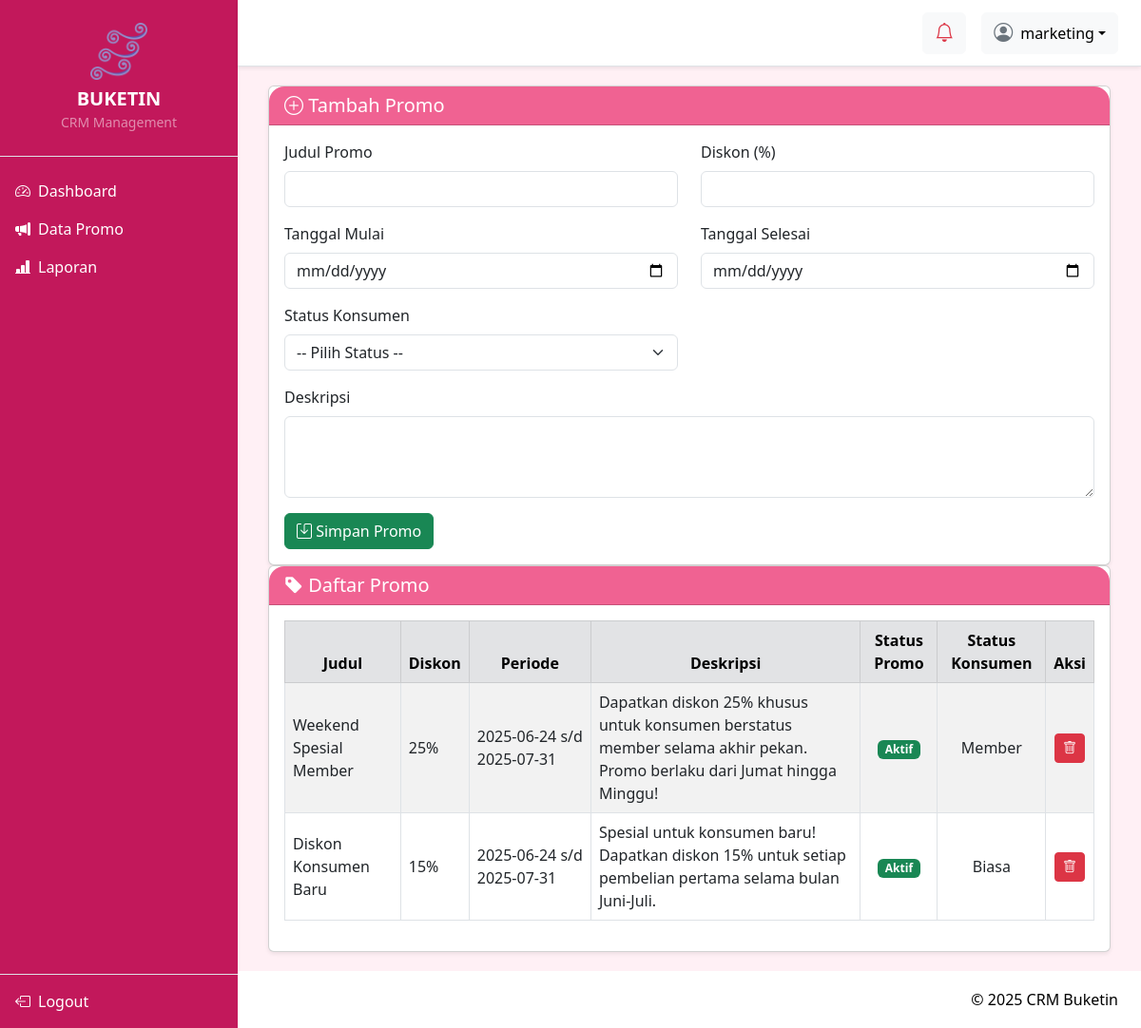
The page /view/promo.php (signed in) on the database its author committed.
### tables this page shows
CREATE TABLE `diskon` (
  `id` int(11) NOT NULL,
  `judul` varchar(100) NOT NULL,
  `diskon` int(11) NOT NULL,
  `tanggal_mulai` date NOT NULL,
  `tanggal_selesai` date NOT NULL,
  `deskripsi` text DEFAULT NULL,
  `status` enum('member','biasa') DEFAULT 'biasa'
);

### view/promo.php (the view, shortened to what this page needs)
<?php
include '../connect/database.php';
$result = $conn->query("SELECT * FROM diskon ORDER BY tanggal_mulai DESC");
?>
<!DOCTYPE html>
<html lang="id">
<head>
    <link href="https://cdn.jsdelivr.net/npm/bootstrap@5.3.0/dist/css/bootstrap.min.css" rel="stylesheet">
    <link href="https://cdn.jsdelivr.net/npm/bootstrap-icons@1.10.5/font/bootstrap-icons.css" rel="stylesheet">
</head>
<body>
<?php include '../layout/navbar.php'; ?>
<div class="main-content">
    <?php include '../layout/header.php'; ?>
    <div class="content-wrapper">
        <div class="container">
            <div class="card shadow-sm">
                <div class="card-header bg-primary text-white d-flex justify-content-between align-items-center">
                    <h5 class="mb-0"><i class="bi bi-plus-circle"></i> Tambah Promo</h5>
                </div>
                <div class="card-body">
                    <form action="../controller/add_promo.php" method="POST">
                        <div class="row">
                            <div class="col-md-6 mb-3">
                                <label class="form-label">Judul Promo</label>
                                <input type="text" name="judul" class="form-control" required>
                            </div>
                            <div class="col-md-6 mb-3">
                                <label class="form-label">Diskon (%)</label>
                                <input type="number" name="diskon" class="form-control" min="1" max="100" required>
                            </div>
                            <div class="col-md-6 mb-3">
                                <label class="form-label">Tanggal Mulai</label>
                                <input type="date" name="tanggal_mulai" class="form-control" required>
                            </div>
                            <div class="col-md-6 mb-3">
                                <label class="form-label">Tanggal Selesai</label>
                                <input type="date" name="tanggal_selesai" class="form-control" required>
                            </div>
                            <div class="col-md-6 mb-3">
                                <label class="form-label">Status Konsumen</label>
                                <select name="status" class="form-select" required>
                                    <option value="">-- Pilih Status --</option>
                                </select>
                            </div>
                            <div class="col-md-12 mb-3">
                                <label class="form-label">Deskripsi</label>
                                <textarea name="deskripsi" class="form-control" rows="3" required></textarea>
                            </div>
                        </div>
                        <button type="submit" class="btn btn-success"><i class="bi bi-save"></i> Simpan Promo</button>
                    </form>
                </div>
            </div>
            <div class="card shadow-sm">
                <div class="card-header bg-dark text-white d-flex justify-content-between align-items-center">
                    <h5 class="mb-0"><i class="bi bi-tag-fill"></i> Daftar Promo</h5>
                </div>
                <div class="card-body">
                    <div class="table-responsive">
                        <table class="table table-bordered table-striped align-middle">
                            <thead class="table-secondary text-center">
                                <tr>
                                    <th>Judul</th>
                                    <th>Diskon</th>
                                    <th>Periode</th>
                                    <th>Deskripsi</th>
                                    <th>Status Promo</th>
                                    <th>Status Konsumen</th>
                                    <th>Aksi</th>
                                </tr>
                            </thead>
                            <tbody>
                                <?php while($row = $result->fetch_assoc()): ?>
                                    <tr>
                                        <td><?= htmlspecialchars($row['judul']) ?></td>
                                        <td><?= $row['diskon'] ?>%</td>
                                        <td class="text-nowrap"><?= $row['tanggal_mulai'] ?> s/d <br><?= $row['tanggal_selesai'] ?></td>
                                        <td><?= htmlspecialchars($row['deskripsi']) ?></td>
                                        <td class="text-center">
                                            <?php
                                                $today = date("Y-m-d");
                                                echo ($today >= $row['tanggal_mulai'] && $today <= $row['tanggal_selesai'])
                                                    ? '<span class="badge bg-success">Aktif</span>'
                                                    : '<span class="badge bg-secondary">Nonaktif</span>';
                                            ?>
                                        </td>
                                        <td class="text-capitalize text-center"><?= htmlspecialchars($row['status']) ?></td>
                                        <td class="text-center">
                                            <a href="../controller/delete_promo.php?id=<?= $row['id'] ?>"
                                               class="btn btn-sm btn-danger"
                                               onclick="return confirm('Hapus promo ini?')">
                                               <i class="bi bi-trash"></i>
                                            </a>
                                        </td>
                                    </tr>
                                <?php endwhile; ?>
                            </tbody>
                        </table>
                    </div>
                </div>
            </div>
        </div>
    </div>
    <?php include '../layout/footer.php'; ?>
</div>
</body>
</html>

### view/promo.php (style rules this page uses)
html, body { margin: 0; height: 100%; overflow: hidden; background-color: #fff0f5; color: #4a4a4a; font-family: 'Segoe UI', sans-serif; }
.main-content { margin-left: 250px; padding-top: 70px; padding-bottom: 60px; height: 100vh; overflow: hidden; display: flex; flex-direction: column; }
.content-wrapper { flex: 1; overflow-y: auto; padding: 20px; }
.card-header { background-color: #f06292 !important; color: white !important; font-weight: 600; border-top-left-radius: 1rem !important; border-top-right-radius: 1rem !important; }

### rows shown on the page
diskon: judul "Weekend Spesial Member", diskon "25", tanggal_mulai "2025-06-24", tanggal_selesai "2025-07-31", deskripsi "Dapatkan diskon 25% khusus untuk konsumen berstatus member selama akhir pekan. Promo berlaku dari Jumat hingga Minggu!", shows "Aktif", status "Member"
diskon: judul "Diskon Konsumen Baru", diskon "15", tanggal_mulai "2025-06-24", tanggal_selesai "2025-07-31", deskripsi "Spesial untuk konsumen baru! Dapatkan diskon 15% untuk setiap pembelian pertama selama bulan Juni-Juli.", shows "Aktif", status "Biasa"

### other values the page prints
$_SESSION['role'] "marketing"
